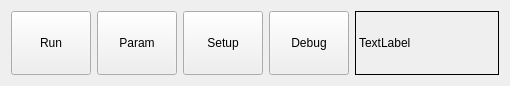
<?xml version="1.0" encoding="UTF-8"?>
<ui version="4.0">
 <class>BottomWidget</class>
 <widget class="QWidget" name="BottomWidget">
  <property name="geometry">
   <rect>
    <x>0</x>
    <y>0</y>
    <width>510</width>
    <height>86</height>
   </rect>
  </property>
  <property name="windowTitle">
   <string>BottomWidget</string>
  </property>
  <layout class="QGridLayout" name="gridLayout" columnstretch="1,1,1,1,2">
   <item row="0" column="0">
    <widget class="BtnCtrl" name="runBtn">
     <property name="sizePolicy">
      <sizepolicy hsizetype="Expanding" vsizetype="Expanding">
       <horstretch>0</horstretch>
       <verstretch>0</verstretch>
      </sizepolicy>
     </property>
     <property name="text">
      <string>Run</string>
     </property>
    </widget>
   </item>
   <item row="0" column="1">
    <widget class="BtnCtrl" name="paramBtn">
     <property name="sizePolicy">
      <sizepolicy hsizetype="Expanding" vsizetype="Expanding">
       <horstretch>0</horstretch>
       <verstretch>0</verstretch>
      </sizepolicy>
     </property>
     <property name="text">
      <string>Param</string>
     </property>
    </widget>
   </item>
   <item row="0" column="2">
    <widget class="BtnCtrl" name="setBtn">
     <property name="sizePolicy">
      <sizepolicy hsizetype="Expanding" vsizetype="Expanding">
       <horstretch>0</horstretch>
       <verstretch>0</verstretch>
      </sizepolicy>
     </property>
     <property name="text">
      <string>Setup</string>
     </property>
    </widget>
   </item>
   <item row="0" column="3">
    <widget class="BtnCtrl" name="dbgBtn">
     <property name="sizePolicy">
      <sizepolicy hsizetype="Expanding" vsizetype="Expanding">
       <horstretch>0</horstretch>
       <verstretch>0</verstretch>
      </sizepolicy>
     </property>
     <property name="text">
      <string>Debug</string>
     </property>
    </widget>
   </item>
   <item row="0" column="4">
    <widget class="QLabel" name="label">
     <property name="sizePolicy">
      <sizepolicy hsizetype="Expanding" vsizetype="Expanding">
       <horstretch>0</horstretch>
       <verstretch>0</verstretch>
      </sizepolicy>
     </property>
     <property name="styleSheet">
      <string notr="true"/>
     </property>
     <property name="frameShape">
      <enum>QFrame::Box</enum>
     </property>
     <property name="text">
      <string>TextLabel</string>
     </property>
    </widget>
   </item>
  </layout>
 </widget>
 <layoutdefault spacing="6" margin="11"/>
 <customwidgets>
  <customwidget>
   <class>BtnCtrl</class>
   <extends>QPushButton</extends>
   <header>btnctrl.h</header>
  </customwidget>
 </customwidgets>
 <resources/>
 <connections/>
</ui>
